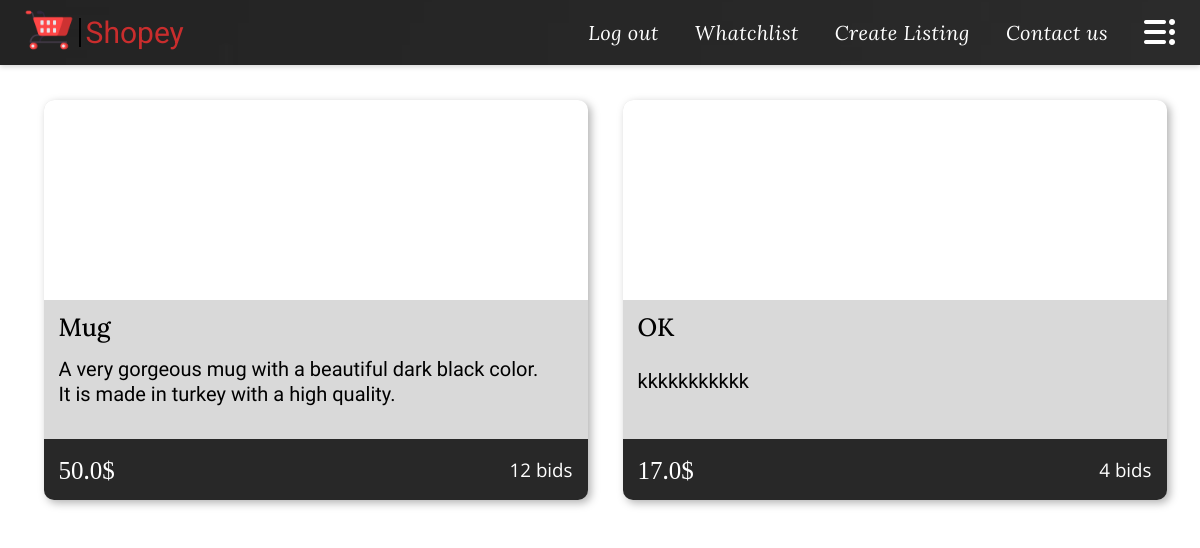
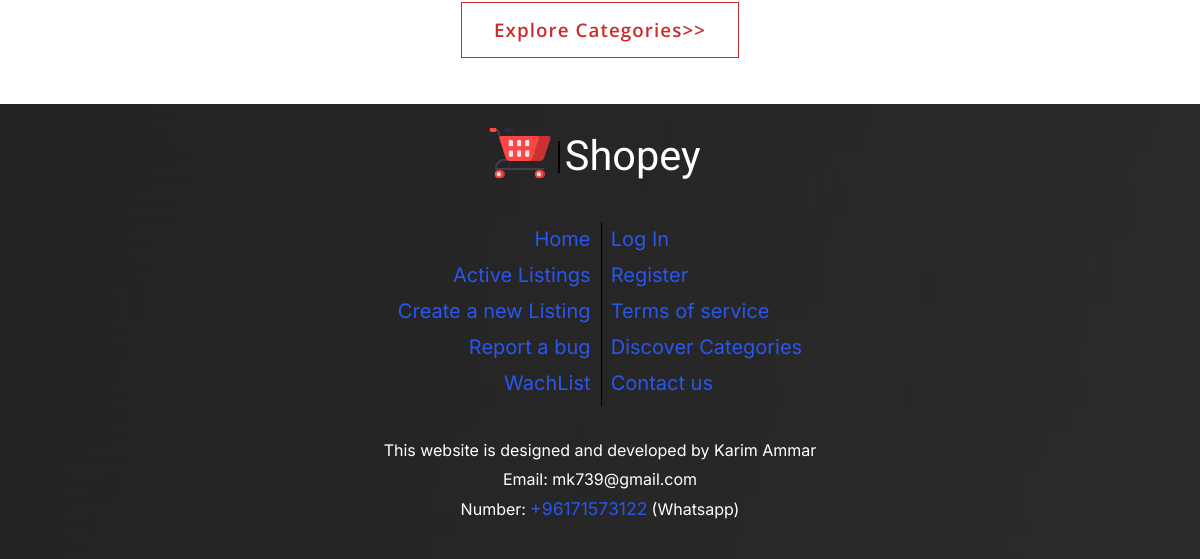
Before: /active_listings (signed in) with the older database file (2 pictures, top to bottom).
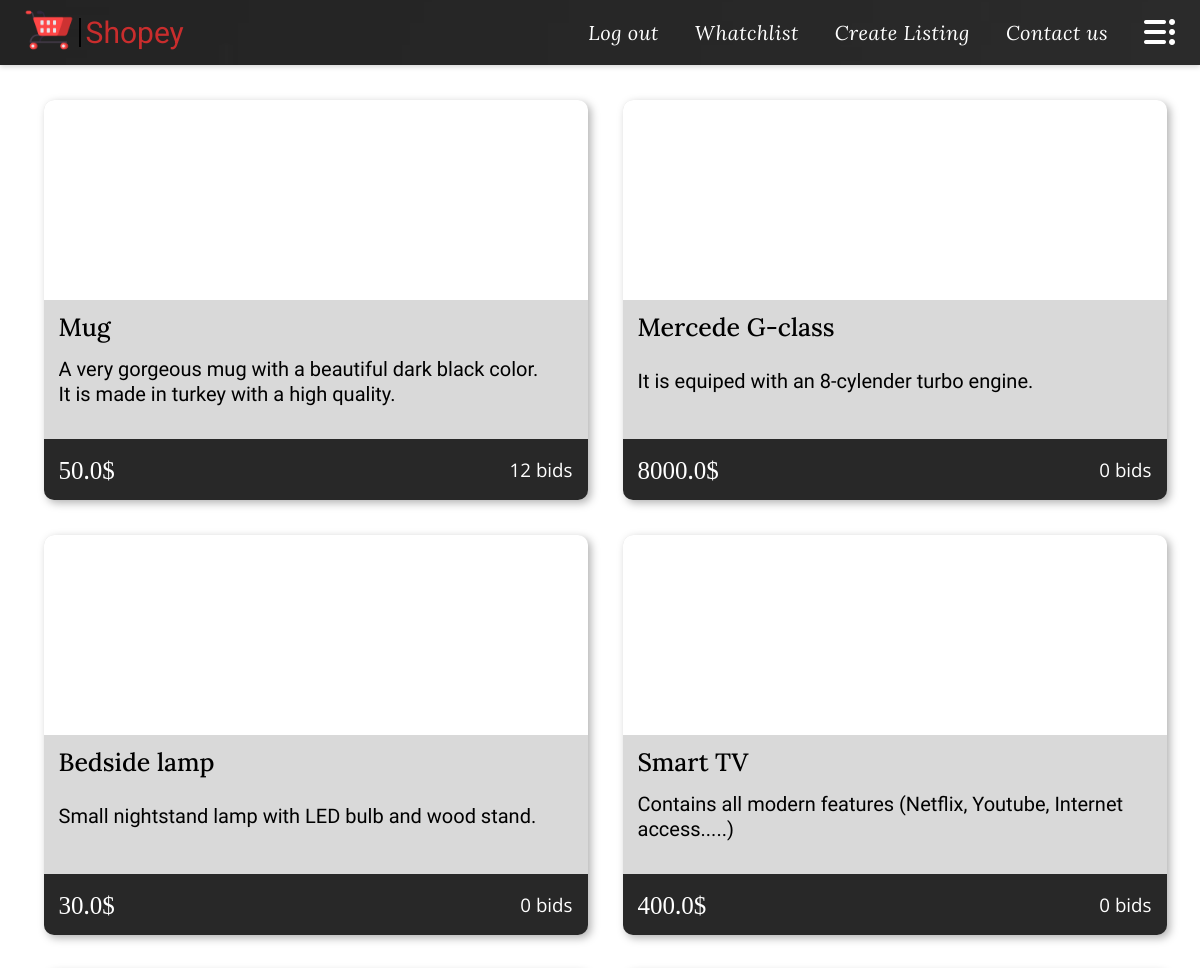
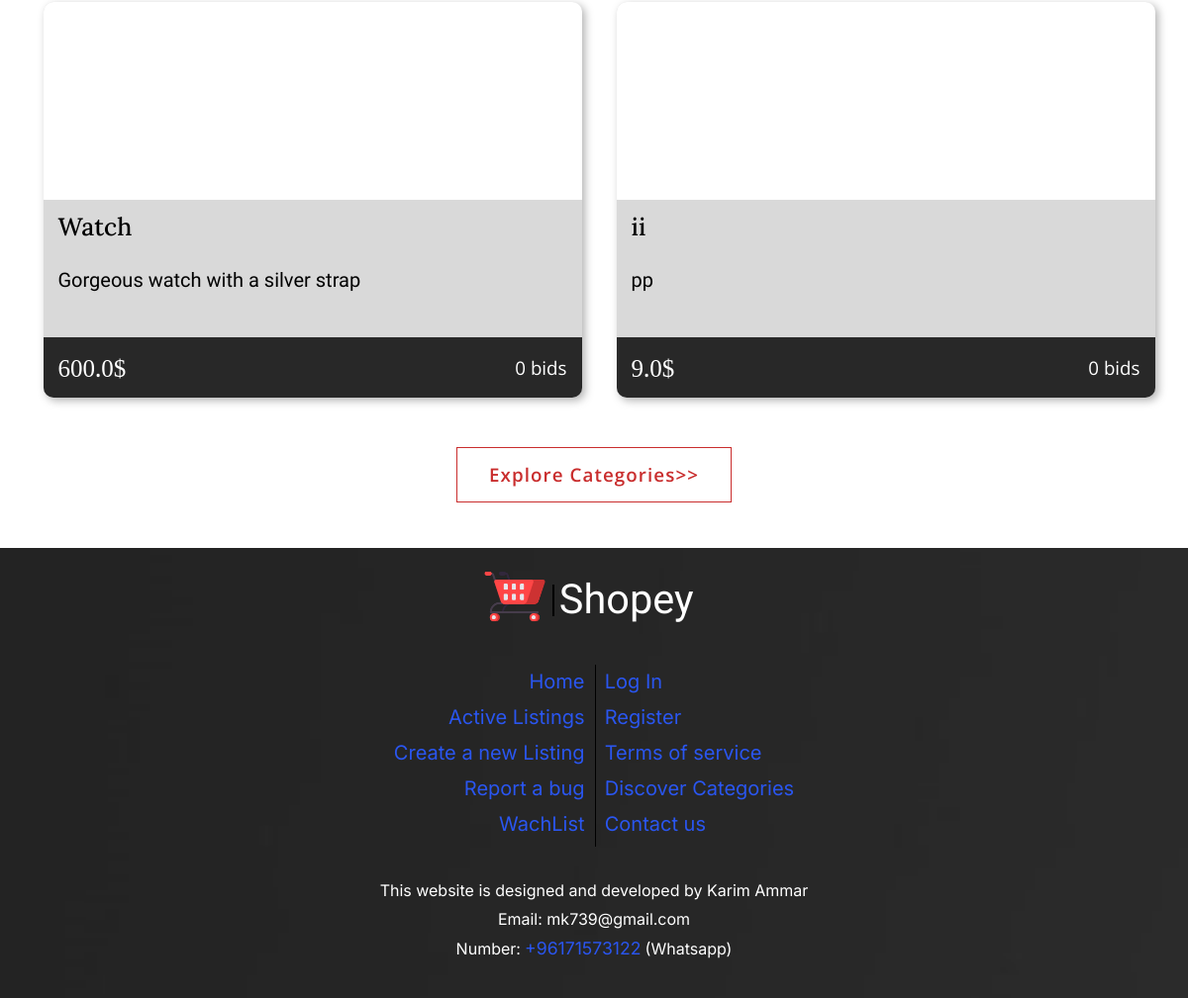
After: the same page with the newer database file (2 pictures, top to bottom).
### auctions/models.py (models this page shows, shortened)
class AuctionListing(models.Model):
    title = models.CharField(max_length=64)
    image_url = models.URLField(blank=True) # not required (optional)
    description = models.TextField()
    owner = models.ForeignKey(User, on_delete=models.CASCADE, related_name="listings")
    original_price = models.FloatField()
    CATEGORIES = [
        ('Cars', 'cars'),
        ('Technology', 'technology'),
        ('Education', 'education'),
        ('Home', 'home'),
        ('Art', 'art'),
        ('Gaming', 'gaming'),
        ('Toys', 'toys'),
    ]
    category = models.CharField(max_length=10, choices=CATEGORIES, blank=True) # not required (optional)
    total_bids = models.IntegerField(default='0')
    active = models.BooleanField(default=True)
    price = models.ForeignKey(Bid, on_delete=models.CASCADE, blank=True)

class Bid(models.Model):
    bid = models.FloatField()
    winner = models.BooleanField(default=False)
    user = models.ForeignKey(User, on_delete=models.CASCADE, related_name="bids")

### auctions/views.py (the view)
# urls.py: path("active_listings", views.active_listings, name="active_listings"),
@login_required
def active_listings(request):
    return render(request, "auctions/active_listings.html", {
        "active_listings": AuctionListing.objects.all(),
        "footer": "explore_categories"
    })

### auctions/templates/auctions/active_listings.html (shortened to what this page needs)
{% extends "auctions/layout.html" %}
{% load static %}
{% block head %}
    <link href="{% static 'auctions/active_listings.css' %}" rel="stylesheet">
{% endblock %}
{% block middle-content %}
    <div class="active-listings">
        <div class="listings-container">
            {% for active_listing in active_listings %}
                <a class="listing-item" href="{% url 'listing_details' active_listing.id %}">
                    {% if active_listing.image_url == "" %}
                        <div class="pic" style="background-image:url(https://us.123rf.com/450wm/yehorlisnyi/yehorlisnyi2104/yehorlisnyi210400016/167492439-no-photo-or-blank-image-icon-loading-images-or-missing-image-mark-image-not-available-or-image.jpg?ver=6);"></div>
                    {% else %}
                        <div class="pic" style="background-image:url('{{ active_listing.image_url }}');">&nbsp;</div>
                    {% endif %}
                    <div class="item-container">
                        <span class="title">{{ active_listing.title }}</span>
                        <div class="centering">
                            <span class="description">{{ active_listing.description }}</span>
                        </div>
                    </div>
                    <div class="item-footer">
                        <span class="price">{{ active_listing.price.bid }}$</span>
                        <span class="bids">{{ active_listing.total_bids }} bids</span>
                    </div>
                </a>
            {% endfor %}
        </div>
        {% if footer == "explore_categories" %}
            <div class="explore_categories_container">
                <a class="explore_categories_btn" href="{% url 'categories' %}">Explore Categories>></a>
            </div>
        {% endif %}
    </div>
{% endblock %}

Changed rows visible on the page:
removed AuctionListing: title "OK", description "kkkkkkkkkkk", price.bid "17.0", total_bids "4"
added AuctionListing: title "Mercede G-class", description "It is equiped with an 8-cylender turbo engine.", price.bid "8000.0", total_bids "0"
added AuctionListing: title "Bedside lamp", description "Small nightstand lamp with LED bulb and wood stand.", price.bid "30.0", total_bids "0"
added AuctionListing: title "Smart TV", description "Contains all modern features (Netflix, Youtube, Internet access.....)", price.bid "400.0", total_bids "0"
added AuctionListing: title "Watch", description "Gorgeous watch with a silver strap", price.bid "600.0", total_bids "0"
added AuctionListing: title "ii", description "pp", price.bid "9.0", total_bids "0"
